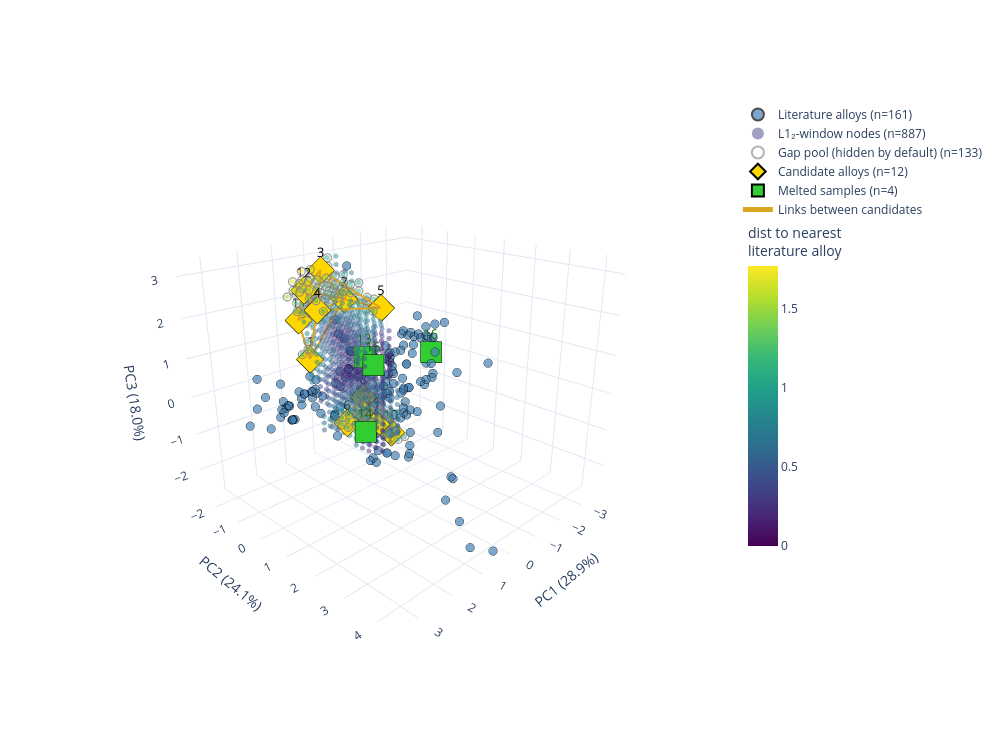

Notebook source saved alongside this figure:
### Code cell
# %%
# 5. Итоговый график
import plotly.graph_objects as go

LABELS = {'lit': 'Literature alloys', 'pool': 'Gap pool (hidden by default)',
          'cand': 'Candidate alloys', 'melt': 'Melted samples'}
CAMERA = dict(eye=dict(x=1.6, y=1.6, z=0.9))

def fmt(v):
    return f"{v:.2f}" if isinstance(v, (float, np.floating)) else str(v)

def hover_text(df, prefix=None, extra=()):
    out = []
    for i, (_, r) in enumerate(df.iterrows()):
        head = f"<b>{prefix[i]}</b><br>" if prefix is not None else ""
        comps = ", ".join(f"{c}={r[c]:.1f}" for c in BASE_6)
        tail = "".join(f"<br>{c}={fmt(r[c])}" for c in extra)
        out.append(head + comps + tail)
    return out

# %%
# Связи между кандидатами верхнего кластера (бывшие жёлтые + бывшие бирюзовые)
UPPER_LINKS = [
    (5, 4), (5, 2), (5, 3), (3, 4), (3, 2), (1, 4), (1, 2),            # были жёлтыми
    (12, 2), (12, 3), (12, 4), (12, 11), (11, 1), (11, 2), (11, 4),    # были бирюзовыми
]
LOWER_LINKS = [(10, 7), (10, 9), (10, 8), (8, 7), (8, 9), (6, 8), (6, 9), (6, 7)]   # нижний кластер настроим позже
LINKS = sorted({tuple(sorted(p)) for p in UPPER_LINKS + LOWER_LINKS})
LINK_COLOR = 'goldenrod'

points_by_number = {int(r.Alloy_Number): (r.PC1, r.PC2, r.PC3) for r in cand.itertuples()}
assert all(a in points_by_number and b in points_by_number for a, b in LINKS), "Связь на несуществующий номер"

def links_trace(pairs, color=LINK_COLOR, name='Links between candidates', width=4):
    xs, ys, zs = [], [], []
    for a, b in pairs:
        pa, pb = points_by_number[a], points_by_number[b]
        xs += [pa[0], pb[0], None]
        ys += [pa[1], pb[1], None]
        zs += [pa[2], pb[2], None]
    return go.Scatter3d(x=xs, y=ys, z=zs, mode='lines',
                        line=dict(color=color, width=width),
                        name=name, hoverinfo='skip')

def make_figure(show_pool=False, show_window=False, links=None, width=1000, height=750):
    fig = go.Figure()
    fig.add_trace(go.Scatter3d(
        x=df_comp['PC1'], y=df_comp['PC2'], z=df_comp['PC3'], mode='markers',
        marker=dict(size=5, color='steelblue', opacity=0.7, line=dict(width=0.5, color='black')),
        name=f"{LABELS['lit']} (n={len(df_comp)})",
        text=hover_text(df_comp), hoverinfo='text'))
    if show_window:
        fig.add_trace(go.Scatter3d(
        x=valid_l12['PC1'], y=valid_l12['PC2'], z=valid_l12['PC3'], mode='markers',
        marker=dict(size=3, color=valid_l12['dist_to_nearest_alloy'], colorscale='Viridis',
                    cmin=0, cmax=valid_l12['dist_to_nearest_alloy'].max(),
                    opacity=0.5, showscale=True,
                    colorbar=dict(title='dist to nearest<br>literature alloy', len=0.6)),
        name=f"L1₂-window nodes (n={len(valid_l12)})",
        text=hover_text(valid_l12, extra=['Al_plus_Ti', 'Al_to_Ti_ratio', 'VEC',
                                          'delta_atomic_radius', 'dist_to_nearest_alloy']),
        hoverinfo='text'))
    if show_pool:
        fig.add_trace(go.Scatter3d(
            x=gap_pool['PC1'], y=gap_pool['PC2'], z=gap_pool['PC3'], mode='markers',
            marker=dict(size=5, color='gray', opacity=0.6, symbol='circle-open', line=dict(width=1, color='gray')),
            name=f"{LABELS['pool']} (n={len(gap_pool)})",
            text=hover_text(gap_pool, extra=['dist_to_nearest_alloy']),
            hoverinfo='text', visible=True))
    fig.add_trace(go.Scatter3d(
        x=cand['PC1'], y=cand['PC2'], z=cand['PC3'], mode='markers+text',
        marker=dict(size=9, color='gold', symbol='diamond', line=dict(width=2, color='black')),
        text=cand['Alloy_Number'].astype(str), textposition='top center',
        textfont=dict(size=13, color='black'),
        hovertext=hover_text(cand, prefix=[f"Candidate {n}" for n in cand['Alloy_Number']],
                             extra=['Cluster', 'dist_to_nearest_alloy']),
        hoverinfo='text', name=f"{LABELS['cand']} (n={len(cand)})"))
    fig.add_trace(go.Scatter3d(
        x=melted['PC1'], y=melted['PC2'], z=melted['PC3'], mode='markers+text',
        marker=dict(size=11, color='limegreen', symbol='square', line=dict(width=2, color='black')),
        text=melted['Alloy_Number'].astype(str), textposition='top center',
        textfont=dict(size=13, color='darkgreen'),
        hovertext=hover_text(melted, prefix=[f"Sample {n}" for n in melted['Alloy_Number']],
                             extra=other_cols),
        hoverinfo='text', name=f"{LABELS['melt']} (n={len(melted)})"))
    if links:
        fig.add_trace(links_trace(links))
    fig.update_layout(
        template='plotly_white', width=width, height=height,
        legend=dict(itemsizing='constant'),
        scene=dict(xaxis_title=f"PC1 ({exp_var[0]:.1f}%)",
                   yaxis_title=f"PC2 ({exp_var[1]:.1f}%)",
                   zaxis_title=f"PC3 ({exp_var[2]:.1f}%)",
                   camera=CAMERA))
    return fig


make_figure(show_pool=True, show_window=True, links=LINKS).write_html(
    str(FIGURES_DIR / "pca3d_composition_space.html"))

fig_static = make_figure(show_pool=True, show_window=True, links=LINKS)
fig_static.show()

### Figure 1 — Plotly figure (JSON) as saved in the notebook; plotly's stock layout.template omitted (floating-point values rounded to 4 significant figures; data arrays with more than 128 entries replaced by an {"elided": "..."} marker saying what was removed)
{"data": [{"hoverinfo": "text", "marker": {"color": "steelblue", "line": {"color": "black", "width": 0.5}, "opacity": 0.7, "size": 5}, "mode": "markers", "name": "Literature alloys (n=161)", "text": {"elided": "161 str values"}, "x": {"elided": "161 float values"}, "y": {"elided": "161 float values"}, "z": {"elided": "161 float values"}, "type": "scatter3d"}, {"hoverinfo": "text", "marker": {"cmax": 1.766, "cmin": 0, "color": {"elided": "887 float values"}, "colorbar": {"len": 0.6, "title": {"text": "dist to nearest<br>literature alloy"}}, "colorscale": [[0.0, "#440154"], [0.1111, "#482878"], [0.2222, "#3e4989"], [0.3333, "#31688e"], [0.4444, "#26828e"], [0.5556, "#1f9e89"], [0.6667, "#35b779"], [0.7778, "#6ece58"], [0.8889, "#b5de2b"], [1.0, "#fde725"]], "opacity": 0.5, "showscale": true, "size": 3}, "mode": "markers", "name": "L1₂-window nodes (n=887)", "text": {"elided": "887 str values"}, "x": {"elided": "887 float values"}, "y": {"elided": "887 float values"}, "z": {"elided": "887 float values"}, "type": "scatter3d"}, {"hoverinfo": "text", "marker": {"color": "gray", "line": {"color": "gray", "width": 1}, "opacity": 0.6, "size": 5, "symbol": "circle-open"}, "mode": "markers", "name": "Gap pool (hidden by default) (n=133)", "text": {"elided": "133 str values"}, "visible": true, "x": {"elided": "133 float values"}, "y": {"elided": "133 float values"}, "z": {"elided": "133 float values"}, "type": "scatter3d"}, {"hoverinfo": "text", "hovertext": ["<b>Candidate 1</b><br>Ni=38.7, Co=29.7, Fe=4.8, Cr=14.9, Al=5.7, Ti=6.2<br>Cluster=Upper<br>dist_to_nearest_alloy=1.04", "<b>Candidate 2</b><br>Ni=33.7, Co=23.8, Fe=5.9, Cr=27.3, Al=5.0, Ti=4.3<br>Cluster=Upper<br>dist_to_nearest_alloy=0.92", "<b>Candidate 3</b><br>Ni=37.5, Co=20.2, Fe=0.6, Cr=31.7, Al=4.9, Ti=5.1<br>Cluster=Upper<br>dist_to_nearest_alloy=1.26", "<b>Candidate 4</b><br>Ni=41.0, Co=15.4, Fe=5.1, Cr=26.3, Al=6.8, Ti=5.3<br>Cluster=Upper<br>dist_to_nearest_alloy=0.92", "<b>Candidate 5</b><br>Ni=29.0, Co=22.5, Fe=12.8, Cr=27.4, Al=5.5, Ti=2.8<br>Cluster=Upper<br>dist_to_nearest_alloy=0.97", "<b>Candidate 6</b><br>Ni=32.7, Co=36.4, Fe=16.1, Cr=3.3, Al=6.5, Ti=5.1<br>Cluster=Lower<br>dist_to_nearest_alloy=0.97", "<b>Candidate 7</b><br>Ni=26.3, Co=40.6, Fe=20.6, Cr=2.9, Al=5.9, Ti=3.8<br>Cluster=Lower<br>dist_to_nearest_alloy=0.93", "<b>Candidate 8</b><br>Ni=26.8, Co=42.4, Fe=14.9, Cr=6.8, Al=4.7, Ti=4.3<br>Cluster=Lower<br>dist_to_nearest_alloy=1.01", "<b>Candidate 9</b><br>Ni=25.2, Co=48.4, Fe=16.6, Cr=0.9, Al=4.5, Ti=4.5<br>Cluster=Lower<br>dist_to_nearest_alloy=0.95", "<b>Candidate 10</b><br>Ni=22.2, Co=45.4, Fe=23.4, Cr=0.4, Al=5.4, Ti=3.2<br>Cluster=Lower<br>dist_to_nearest_alloy=1.17", "<b>Candidate 11</b><br>Ni=41.9, Co=21.6, Fe=1.4, Cr=22.8, Al=6.0, Ti=6.3<br>Cluster=Upper<br>dist_to_nearest_alloy=1.05", "<b>Candidate 12</b><br>Ni=41.4, Co=17.9, Fe=0.6, Cr=28.4, Al=5.9, Ti=5.8<br>Cluster=Upper<br>dist_to_nearest_alloy=1.35"], "marker": {"color": "gold", "line": {"color": "black", "width": 2}, "size": 9, "symbol": "diamond"}, "mode": "markers+text", "name": "Candidate alloys (n=12)", "text": ["1", "2", "3", "4", "5", "6", "7", "8", "9", "10", "11", "12"], "textfont": {"color": "black", "size": 13}, "textposition": "top center", "x": [0.721, 0.1593, 0.6698, 1.218, -0.3733, -0.06505, -0.9118, -0.9128, -1.198, -1.489, 1.222, 1.201], "y": [-1.641, -0.8525, -1.093, -0.5919, -0.08226, -1.157, -0.8974, -1.428, -1.716, -0.9059, -1.357, -1.092], "z": [0.5066, 2.156, 2.929, 2.132, 1.977, -1.413, -1.643, -0.9786, -1.864, -2.099, 1.724, 2.52], "type": "scatter3d"}, {"hoverinfo": "text", "hovertext": ["<b>Sample 13</b><br>Ni=35.8, Co=23.0, Fe=16.1, Cr=18.1, Al=3.7, Ti=3.3<br>Alloy #=13<br>Sum=100.00<br>Unnamed: 8=2901<br>Phase composition=FCC", "<b>Sample 14</b><br>Ni=34.1, Co=24.0, Fe=21.8, Cr=6.5, Al=9.5, Ti=4.2<br>Alloy #=14<br>Sum=100.10<br>Unnamed: 8=2902<br>Phase composition=FCC", "<b>Sample 15</b><br>Ni=31.6, Co=21.9, Fe=13.7, Cr=18.8, Al=11.8, Ti=2.2<br>Alloy #=15<br>Sum=100.00<br>Unnamed: 8=2903<br>Phase composition=FCC+B2", "<b>Sample 16</b><br>Ni=28.6, Co=14.9, Fe=31.2, Cr=22.5, Al=0.7, Ti=2.1<br>Alloy #=16<br>Sum=100.00<br>Unnamed: 8=2904<br>Phase composition=FCC"], "marker": {"color": "limegreen", "line": {"color": "black", "width": 2}, "size": 11, "symbol": "square"}, "mode": "markers+text", "name": "Melted samples (n=4)", "text": ["13", "14", "15", "16"], "textfont": {"color": "darkgreen", "size": 13}, "textposition": "top center", "x": [0.03357, 0.4313, 0.2608, -0.8215], "y": [-0.2765, 0.1504, 0.3018, 1.216], "z": [0.7489, -1.061, 0.7372, 1.032], "type": "scatter3d"}, {"hoverinfo": "skip", "line": {"color": "goldenrod", "width": 4}, "mode": "lines", "name": "Links between candidates", "x": [0.721, 0.1593, null, 0.721, 1.218, null, 0.721, 1.222, null, 0.1593, 0.6698, null, 0.1593, -0.3733, null, 0.1593, 1.222, null, 0.1593, 1.201, null, 0.6698, 1.218, null, 0.6698, -0.3733, null, 0.6698, 1.201, null, 1.218, -0.3733, null, 1.218, 1.222, null, 1.218, 1.201, null, -0.06505, -0.9118, null, -0.06505, -0.9128, null, -0.06505, -1.198, null, -0.9118, -0.9128, null, -0.9118, -1.489, null, -0.9128, -1.198, null, -0.9128, -1.489, null, -1.198, -1.489, null, 1.222, 1.201, null], "y": [-1.641, -0.8525, null, -1.641, -0.5919, null, -1.641, -1.357, null, -0.8525, -1.093, null, -0.8525, -0.08226, null, -0.8525, -1.357, null, -0.8525, -1.092, null, -1.093, -0.5919, null, -1.093, -0.08226, null, -1.093, -1.092, null, -0.5919, -0.08226, null, -0.5919, -1.357, null, -0.5919, -1.092, null, -1.157, -0.8974, null, -1.157, -1.428, null, -1.157, -1.716, null, -0.8974, -1.428, null, -0.8974, -0.9059, null, -1.428, -1.716, null, -1.428, -0.9059, null, -1.716, -0.9059, null, -1.357, -1.092, null], "z": [0.5066, 2.156, null, 0.5066, 2.132, null, 0.5066, 1.724, null, 2.156, 2.929, null, 2.156, 1.977, null, 2.156, 1.724, null, 2.156, 2.52, null, 2.929, 2.132, null, 2.929, 1.977, null, 2.929, 2.52, null, 2.132, 1.977, null, 2.132, 1.724, null, 2.132, 2.52, null, -1.413, -1.643, null, -1.413, -0.9786, null, -1.413, -1.864, null, -1.643, -0.9786, null, -1.643, -2.099, null, -0.9786, -1.864, null, -0.9786, -2.099, null, -1.864, -2.099, null, 1.724, 2.52, null], "type": "scatter3d"}], "layout": {"legend": {"itemsizing": "constant"}, "scene": {"camera": {"eye": {"x": 1.6, "y": 1.6, "z": 0.9}}, "xaxis": {"title": {"text": "PC1 (28.9%)"}}, "yaxis": {"title": {"text": "PC2 (24.1%)"}}, "zaxis": {"title": {"text": "PC3 (18.0%)"}}}, "width": 1000, "height": 750}}
